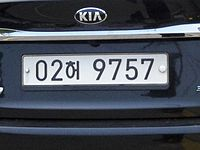
#> input picture Korean_License_Plate_for_Rent_Passenger_car_-_Heo.jpg, 200 x 150 px
$ python ex_imshow.py   (older library calls are emulated)
#> lines starting #> are read from the running program, lines starting #| are printed output that depends on the picture
### toolbox.py
from cv2 import *
import cv2
from matplotlib import pyplot as plt

def imshow_(img):
    imshow('jyp',img)
    waitKey(0)

# [29 lines left out: functions imshow_newtype, adjustSobel, not called in this run]

### ex_imshow.py
# -*- coding: utf-8 -*-
import cv2
from cv2 import *
from toolbox import *

cv2.destroyAllWindows()
filename = 'Korean_License_Plate_for_Rent_Passenger_car_-_Heo.jpg'
#filename = '기차나.png'
#
#filename = '라이센스1.png'

img = cv2.imread(filename,cv2.IMREAD_COLOR)
#> img is the input picture: shape (150, 200, 3); mean B, G, R 88.3, 78.9, 73.6
#imshow_(img)

img = cv2.cvtColor(img,cv2.COLOR_BGR2GRAY)
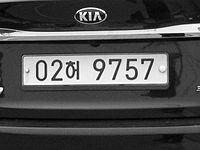
#> img: shape (150, 200); min 0, max 254, mean 78.4
# [12 lines of commented-out code are left out]
edged = cv2.Canny(img, 50, 200)
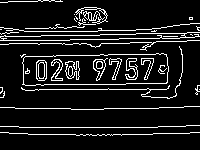
#> edged: shape (150, 200); 10.7% white in thin lines or dots
#crop = img.crop(100, 200, 300, 300).load()


i=-20
new_image = img[22:167][54+i:83+i]
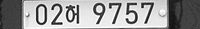
#> new_image: shape (29, 200); min 1, max 254, mean 155.4
#imshow_newtype(new_image)
cv2.imwrite('crop.png',new_image)
# [6 lines of commented-out code are left out]

ret, thresh = cv2.threshold(edged,0,255,cv2.THRESH_BINARY_INV+cv2.THRESH_OTSU)
#> thresh: shape (150, 200); 89.3% white; black in thin lines or dots
#> ret = 0
#> (the run stopped early here; a loop or call above may not have finished)
